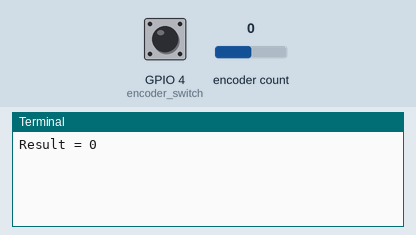
This program was run on a simulated Raspberry Pi (BCM pin numbers). Shown: the last lines printed to the terminal. Inputs (shaded band) come from the test bench; at power-on: GPIO 4 (encoder_switch) HIGH, encoder count 0.

Above: at 1.2 s.
1.3 s: GPIO 4 (encoder_switch) pulled LOW for 0.15 s
At 2.3 s:
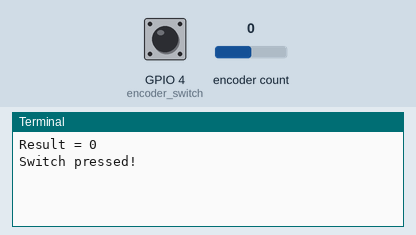
2.9 s: encoder count set to 1
At 4.1 s:
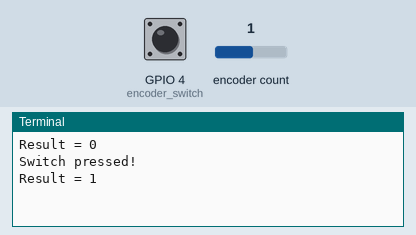
4.4 s: encoder count set to 2
At 5.3 s:
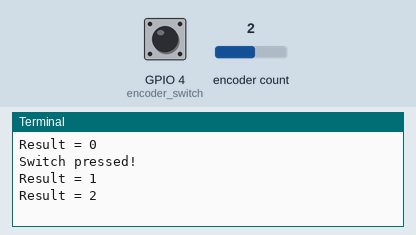

The program:

polling.py
```python
# Rotary Encoder Rotation and Switch Detection (Polling Method)
from gpiozero import RotaryEncoder, Button
from time import sleep

CLK_PIN = 26
DT_PIN = 27
SWITCH_PIN = 4

encoder = RotaryEncoder(a=CLK_PIN, b=DT_PIN, wrap=True, max_steps=16) # Wrap-around at max 16 steps
encoder_switch = Button(SWITCH_PIN)

last_rotary_value = 0 # Variable to store the last value of rotary encoder
print("Result =", encoder.steps) # Print initial value

try:
  while True: # Infinite loop to continuously monitor the encoder
    current_rotary_value = encoder.steps # Read current step count from rotary encoder

    # Check if the rotary encoder value has changed
    if last_rotary_value != current_rotary_value:
      print("Result =", current_rotary_value) # Print the current value
      last_rotary_value = current_rotary_value # Update the last value

    # Check if the rotary encoder is pressed
    if encoder_switch.is_pressed:
      print("Switch pressed!") # Print message on switch press
      encoder_switch.wait_for_release() # Wait until switch is released

    sleep(0.1) # Short delay to prevent excessive CPU usage

except KeyboardInterrupt:
  print("Program successfully terminated") # Print message when program is terminated via keyboard interrupt
```

Measured:
- after the input at 1.3 s, the terminal: prints a new line at once (image 1)
- after the input at 2.9 s, the terminal: prints a new line after 0.05 s (image 2)
- after the input at 4.4 s, the terminal: prints a new line after 0.05 s (image 3)
